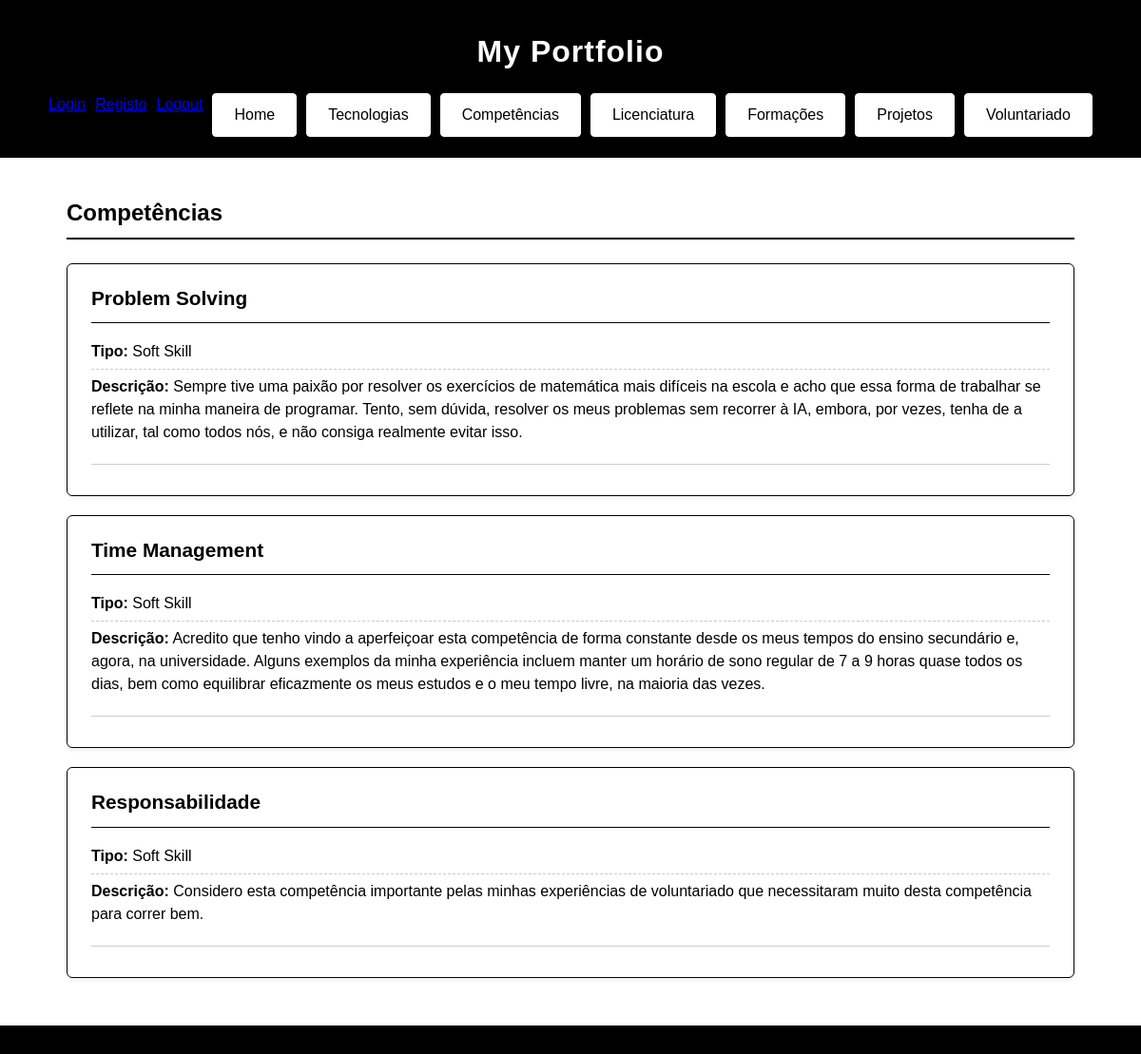
Before: /competencias/ with the older database file.
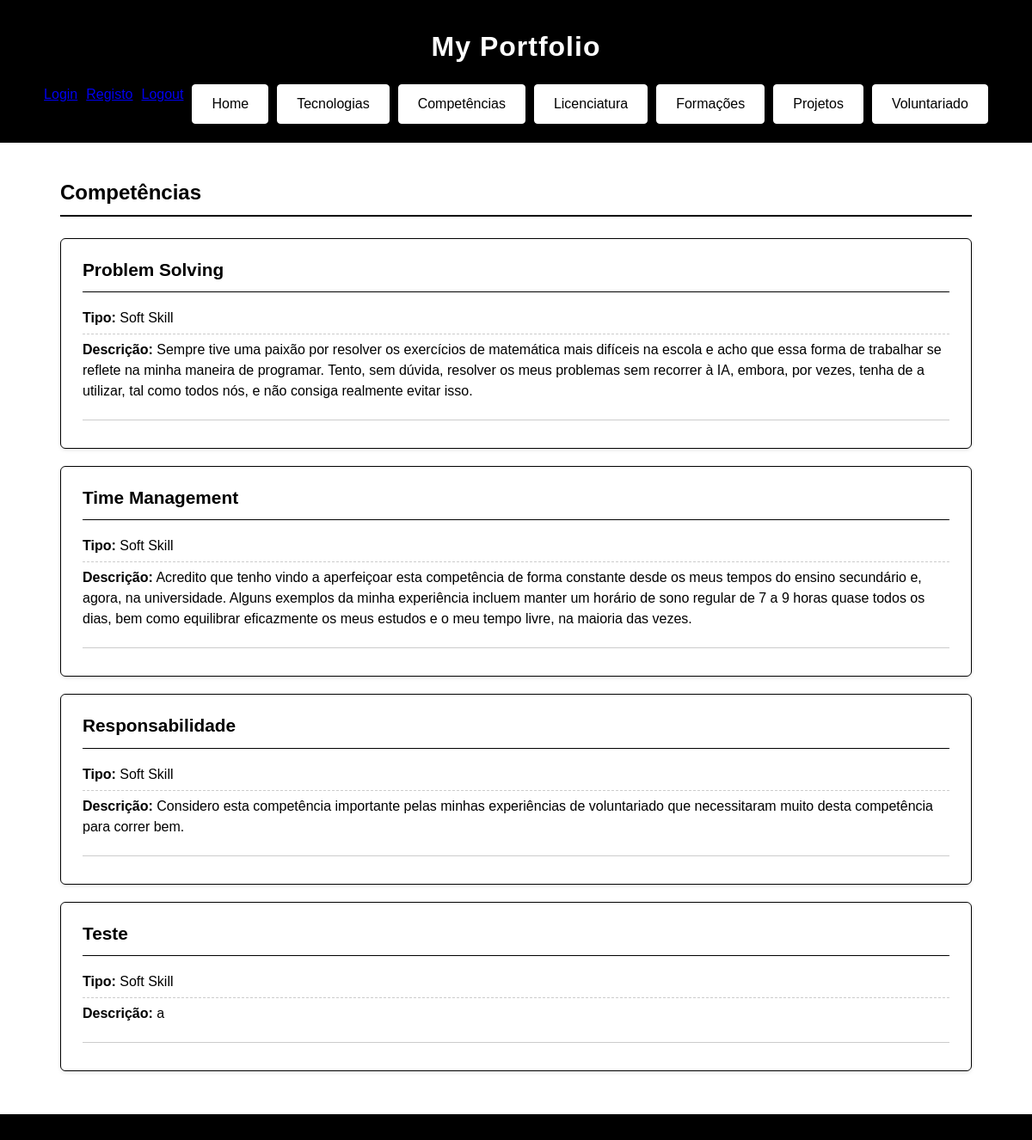
After: the same page with the newer database file.
### portfolio/models.py (models this page shows, shortened)
class Competencia(models.Model):
    TIPO_CHOICES = [
        ('soft_skill', 'Soft Skill'),
        ('tecnologia', 'Tecnologia'),
        ('hard_skill', 'Hard Skill'),
    ]
    nome = models.CharField(max_length=100)
    tipo = models.CharField(max_length=20, choices=TIPO_CHOICES)
    descricao = models.TextField()

### portfolio/views.py (the view)
# urls.py: path('competencias/', views.competencias_view, name="competencias"),
def competencias_view(request):
    competencias = Competencia.objects.all()
    gestor = request.user.groups.filter(name='gestor-portfolio').exists()
    return render(request, 'portfolio/competencias.html', {
        'competencias': competencias,
        'gestor': gestor,
    })

### portfolio/templates/portfolio/competencias.html (shortened to what this page needs)
{% extends "portfolio/index.html" %}
{% block content %}
    <h2>Competências</h2>
    <section>
    {% for competencia in competencias %}
        <div class="item-card">
            <div class="item-card-header">
                <h3>{{ competencia.nome }}</h3>
            </div>
            <div class="item-card-body">
                <ul>
                    <li><strong>Tipo:</strong> {{ competencia.get_tipo_display }}</li>
                    <li><strong>Descrição:</strong> {{ competencia.descricao }}</li>
                </ul>
            </div>
            <div class="item-card-footer">
            </div>
        </div>
    {% endfor %}
    </section>
{% endblock %}

Changed rows visible on the page:
added Competencia: nome "Teste", tipo "Soft Skill", descricao "a"
